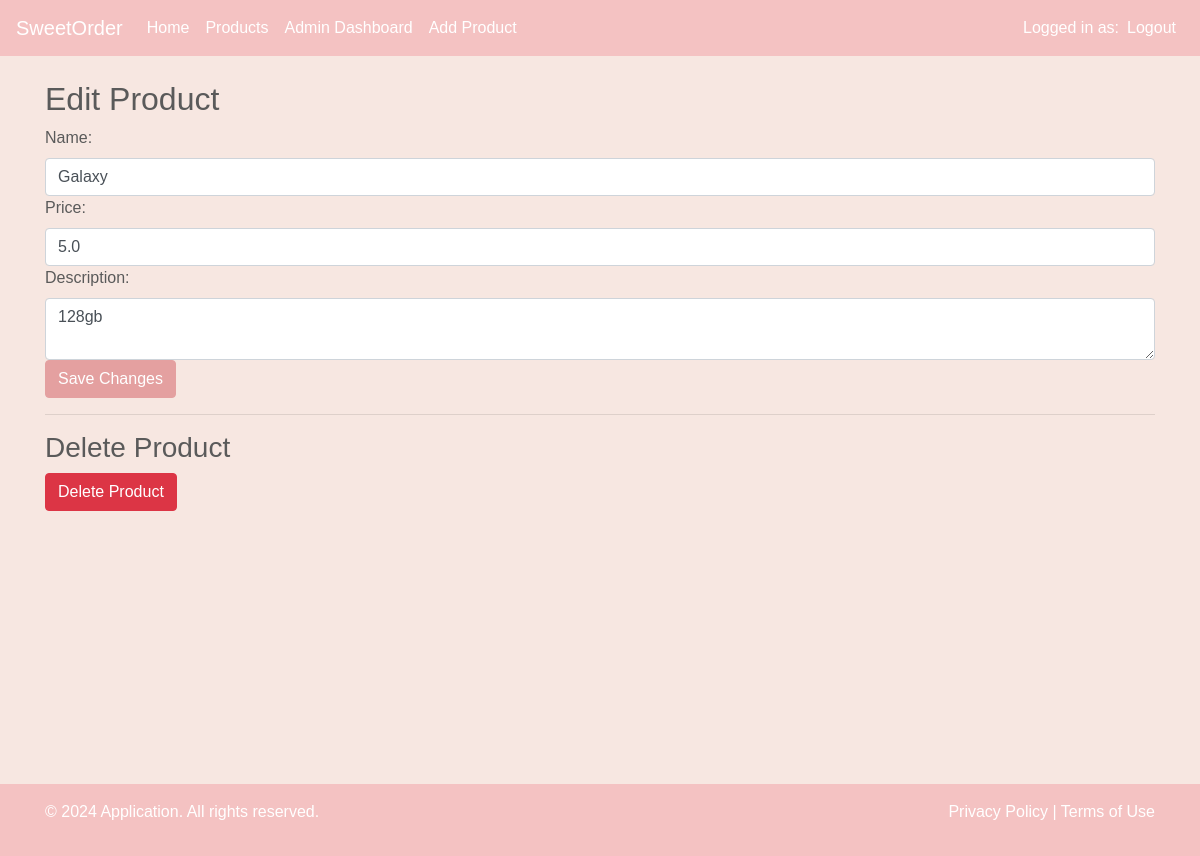
The app's page /Edit_Product/2 (signed in) with its own data.
### app/models.py (models this page shows)
class Product(db.Model):
    id = db.Column(db.Integer, primary_key=True)
    name = db.Column(db.String(100), nullable=False)
    description = db.Column(db.String(200), nullable=False)
    price = db.Column(db.Float, nullable=False)

### app/auth.py (the view, shortened to what this page needs)
@auth.route('/Edit_Product/<int:id>', methods=['GET', 'POST'])
@login_required
def editprod(id):
     product = Product.query.get(id)
     return render_template('prod_edit.html', product=product)

### app/__init__.py (called while the page is built)
def create_app():
    app = Flask(__name__)
    app.config['SECRET_KEY'] = 'secretkey'
    app.config['SQLALCHEMY_DATABASE_URI'] = f'sqlite:///{DB_NAME}'
    db.init_app(app)
    from .views import views
    from .auth import auth
    app.register_blueprint(views, url_prefix='/')
    app.register_blueprint(auth, url_prefix='/')
    from .models import User, Product, Order
    create_database(app)
    login_manager = LoginManager()
    login_manager.login_view = 'auth.login'
    login_manager.init_app(app)
    @login_manager.user_loader
    def load_user(id):
        return User.query.get(int(id))
    return app

### app/templates/prod_edit.html (shortened to what this page needs)
{% extends "base.html" %}
{% block content %}
<h2>Edit Product</h2>
<form method="POST" class="form-horizontal">
    <label for="name">Name:</label>
    <input type="text" class="form-control" id="name" name="name" value="{{ product.name }}" required>
    <label for="price">Price:</label>
    <input type="number" class="form-control" id="price" name="price" value="{{ product.price }}" required>
    <label for="description">Description:</label>
    <textarea class="form-control" id="description" name="description" placeholder="Insert Text" maxlength="500">{{ product.description }}</textarea>
    <button type="submit" class="btn btn-primary">Save Changes</button>
</form>
<hr>
<h3>Delete Product</h3>
<form action="{{ url_for('auth.delprod', id=product.id) }}" method="POST" onsubmit="return confirm('Are you sure you want to delete this product?');">
    <button type="submit" class="btn btn-danger">Delete Product</button>
</form>
{% endblock %}

### app/static/css/custom.css (style rules this page uses)
body { font-family: 'Arial', sans-serif; background-color: #f7e7e1; color: #5a5a5a; }
.form-control { border-radius: 0.25rem; border: 1px solid #ced4da; }
.btn-primary { background-color: #e4a0a0; border-color: #e4a0a0; }

### records on screen
Product: name "Galaxy", price "5.0", description "128gb"
